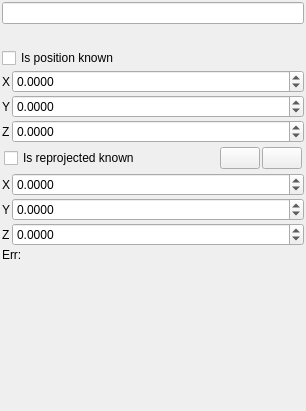
<?xml version="1.0" encoding="UTF-8"?>
<ui version="4.0">
 <class>FeaturePointControlWidget</class>
 <widget class="QWidget" name="FeaturePointControlWidget">
  <property name="geometry">
   <rect>
    <x>0</x>
    <y>0</y>
    <width>306</width>
    <height>411</height>
   </rect>
  </property>
  <property name="windowTitle">
   <string>Form</string>
  </property>
  <layout class="QVBoxLayout" name="verticalLayout">
   <property name="spacing">
    <number>2</number>
   </property>
   <property name="leftMargin">
    <number>2</number>
   </property>
   <property name="topMargin">
    <number>2</number>
   </property>
   <property name="rightMargin">
    <number>2</number>
   </property>
   <property name="bottomMargin">
    <number>2</number>
   </property>
   <item>
    <widget class="QLineEdit" name="nameLineEdit"/>
   </item>
   <item>
    <widget class="RgbColorParametersControlWidget" name="color" native="true">
     <property name="minimumSize">
      <size>
       <width>20</width>
       <height>20</height>
      </size>
     </property>
    </widget>
   </item>
   <item>
    <widget class="QCheckBox" name="hasPositionCheckBox">
     <property name="text">
      <string>Is position known</string>
     </property>
    </widget>
   </item>
   <item>
    <layout class="QGridLayout" name="poistionLayout">
     <property name="spacing">
      <number>2</number>
     </property>
     <item row="0" column="0">
      <widget class="QLabel" name="label_8">
       <property name="sizePolicy">
        <sizepolicy hsizetype="Fixed" vsizetype="Preferred">
         <horstretch>0</horstretch>
         <verstretch>0</verstretch>
        </sizepolicy>
       </property>
       <property name="text">
        <string>X</string>
       </property>
      </widget>
     </item>
     <item row="2" column="0">
      <widget class="QLabel" name="label_10">
       <property name="text">
        <string>Z</string>
       </property>
      </widget>
     </item>
     <item row="1" column="0">
      <widget class="QLabel" name="label_9">
       <property name="text">
        <string>Y</string>
       </property>
      </widget>
     </item>
     <item row="0" column="1">
      <widget class="QDoubleSpinBox" name="xSpinBox">
       <property name="decimals">
        <number>4</number>
       </property>
       <property name="minimum">
        <double>-1000000.000000000000000</double>
       </property>
       <property name="maximum">
        <double>10000000.000000000000000</double>
       </property>
      </widget>
     </item>
     <item row="1" column="1">
      <widget class="QDoubleSpinBox" name="ySpinBox">
       <property name="decimals">
        <number>4</number>
       </property>
       <property name="minimum">
        <double>-1000000.000000000000000</double>
       </property>
       <property name="maximum">
        <double>10000000.000000000000000</double>
       </property>
      </widget>
     </item>
     <item row="2" column="1">
      <widget class="QDoubleSpinBox" name="zSpinBox">
       <property name="decimals">
        <number>4</number>
       </property>
       <property name="minimum">
        <double>-1000000.000000000000000</double>
       </property>
       <property name="maximum">
        <double>1000000.000000000000000</double>
       </property>
      </widget>
     </item>
    </layout>
   </item>
   <item>
    <widget class="QWidget" name="widget" native="true">
     <layout class="QGridLayout" name="gridLayout">
      <property name="leftMargin">
       <number>2</number>
      </property>
      <property name="topMargin">
       <number>2</number>
      </property>
      <property name="rightMargin">
       <number>2</number>
      </property>
      <property name="bottomMargin">
       <number>2</number>
      </property>
      <property name="spacing">
       <number>2</number>
      </property>
      <item row="0" column="1">
       <spacer name="horizontalSpacer">
        <property name="orientation">
         <enum>Qt::Horizontal</enum>
        </property>
        <property name="sizeHint" stdset="0">
         <size>
          <width>40</width>
          <height>20</height>
         </size>
        </property>
       </spacer>
      </item>
      <item row="0" column="2">
       <widget class="QPushButton" name="posToReprojButton">
        <property name="toolTip">
         <string>Copy Position to Trinangulation Guess</string>
        </property>
        <property name="text">
         <string/>
        </property>
        <property name="icon">
         <iconset resource="../../../resources/main.qrc">
          <normaloff>:/new/prefix1/down_alt.png</normaloff>:/new/prefix1/down_alt.png</iconset>
        </property>
        <property name="iconSize">
         <size>
          <width>24</width>
          <height>24</height>
         </size>
        </property>
       </widget>
      </item>
      <item row="0" column="3">
       <widget class="QPushButton" name="reprojToPosButton">
        <property name="toolTip">
         <string>Copy Trinangulation Guess to Position</string>
        </property>
        <property name="text">
         <string/>
        </property>
        <property name="icon">
         <iconset resource="../../../resources/main.qrc">
          <normaloff>:/new/prefix1/up_alt.png</normaloff>:/new/prefix1/up_alt.png</iconset>
        </property>
        <property name="iconSize">
         <size>
          <width>24</width>
          <height>24</height>
         </size>
        </property>
       </widget>
      </item>
      <item row="0" column="0">
       <widget class="QCheckBox" name="hasReprojectedCheckBox">
        <property name="text">
         <string>Is reprojected known</string>
        </property>
       </widget>
      </item>
     </layout>
    </widget>
   </item>
   <item>
    <layout class="QGridLayout" name="reprojectionLayout">
     <property name="spacing">
      <number>2</number>
     </property>
     <item row="0" column="0">
      <widget class="QLabel" name="label_11">
       <property name="sizePolicy">
        <sizepolicy hsizetype="Fixed" vsizetype="Preferred">
         <horstretch>0</horstretch>
         <verstretch>0</verstretch>
        </sizepolicy>
       </property>
       <property name="text">
        <string>X</string>
       </property>
      </widget>
     </item>
     <item row="2" column="0">
      <widget class="QLabel" name="label_12">
       <property name="text">
        <string>Z</string>
       </property>
      </widget>
     </item>
     <item row="1" column="0">
      <widget class="QLabel" name="label_13">
       <property name="text">
        <string>Y</string>
       </property>
      </widget>
     </item>
     <item row="0" column="1">
      <widget class="QDoubleSpinBox" name="xReprSpinBox">
       <property name="decimals">
        <number>4</number>
       </property>
       <property name="minimum">
        <double>-1000000.000000000000000</double>
       </property>
       <property name="maximum">
        <double>10000000.000000000000000</double>
       </property>
      </widget>
     </item>
     <item row="1" column="1">
      <widget class="QDoubleSpinBox" name="yReprSpinBox">
       <property name="decimals">
        <number>4</number>
       </property>
       <property name="minimum">
        <double>-1000000.000000000000000</double>
       </property>
       <property name="maximum">
        <double>10000000.000000000000000</double>
       </property>
      </widget>
     </item>
     <item row="2" column="1">
      <widget class="QDoubleSpinBox" name="zReprSpinBox">
       <property name="decimals">
        <number>4</number>
       </property>
       <property name="minimum">
        <double>-1000000.000000000000000</double>
       </property>
       <property name="maximum">
        <double>1000000.000000000000000</double>
       </property>
      </widget>
     </item>
    </layout>
   </item>
   <item>
    <widget class="QLabel" name="errLabel">
     <property name="text">
      <string>Err:</string>
     </property>
    </widget>
   </item>
   <item>
    <spacer name="verticalSpacer">
     <property name="orientation">
      <enum>Qt::Vertical</enum>
     </property>
     <property name="sizeHint" stdset="0">
      <size>
       <width>20</width>
       <height>10</height>
      </size>
     </property>
    </spacer>
   </item>
  </layout>
 </widget>
 <customwidgets>
  <customwidget>
   <class>RgbColorParametersControlWidget</class>
   <extends>QWidget</extends>
   <header>corestructs/coreWidgets/rgbColorParametersControlWidget.h</header>
   <container>1</container>
  </customwidget>
 </customwidgets>
 <resources>
  <include location="../../../resources/main.qrc"/>
 </resources>
 <connections/>
</ui>
